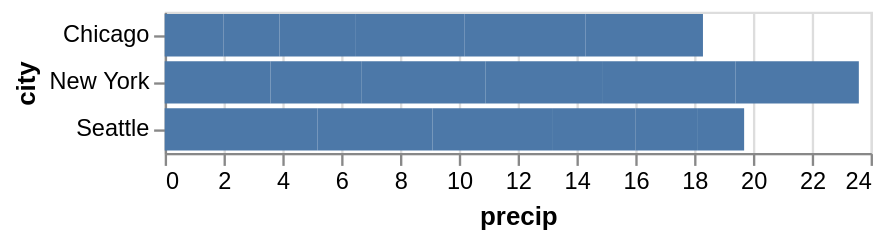

Notebook source saved alongside this figure:
### Markdown cell above
Altair needs to know the **type** of each data field to choose appropriate scales and displays:

| Type | Code | Description | Example |
|------|------|-------------|--------|
| Quantitative | `:Q` | Numerical values | Temperature, price |
| Nominal | `:N` | Categories (no order) | City names, colors |
| Ordinal | `:O` | Ordered categories | Small/Medium/Large |
| Temporal | `:T` | Date/time | 2024-01-15 |

You specify types by adding them after the field name with a colon:

### Code cell
# Explicit type annotations
alt.Chart(weather).mark_bar().encode(
    x='precip:Q',  # Quantitative
    y='city:N'     # Nominal
)

### Figure 1 — Vega-Lite specification as saved in the notebook (floating-point values rounded to 4 significant figures)
{"config": {"view": {"continuousWidth": 300, "continuousHeight": 300}}, "data": {"name": "data-a0edf122470d64c801b829f5c0e672f9"}, "mark": {"type": "bar"}, "encoding": {"x": {"field": "precip", "type": "quantitative"}, "y": {"field": "city", "type": "nominal"}}, "$schema": "https://vega.github.io/schema/vega-lite/v6.1.0.json", "datasets": {"data-a0edf122470d64c801b829f5c0e672f9": [{"city": "Seattle", "month": "Jan", "precip": 5.2, "temp": 42}, {"city": "Seattle", "month": "Feb", "precip": 3.9, "temp": 45}, {"city": "Seattle", "month": "Mar", "precip": 4.1, "temp": 50}, {"city": "Seattle", "month": "Apr", "precip": 2.8, "temp": 55}, {"city": "Seattle", "month": "May", "precip": 2.1, "temp": 62}, {"city": "Seattle", "month": "Jun", "precip": 1.6, "temp": 68}, {"city": "New York", "month": "Jan", "precip": 3.6, "temp": 35}, {"city": "New York", "month": "Feb", "precip": 3.1, "temp": 38}, {"city": "New York", "month": "Mar", "precip": 4.2, "temp": 48}, {"city": "New York", "month": "Apr", "precip": 4.0, "temp": 58}, {"city": "New York", "month": "May", "precip": 4.5, "temp": 68}, {"city": "New York", "month": "Jun", "precip": 4.2, "temp": 77}, {"city": "Chicago", "month": "Jan", "precip": 2.0, "temp": 28}, {"city": "Chicago", "month": "Feb", "precip": 1.9, "temp": 32}, {"city": "Chicago", "month": "Mar", "precip": 2.6, "temp": 42}, {"city": "Chicago", "month": "Apr", "precip": 3.7, "temp": 52}, {"city": "Chicago", "month": "May", "precip": 4.1, "temp": 64}, {"city": "Chicago", "month": "Jun", "precip": 4.0, "temp": 74}]}}
